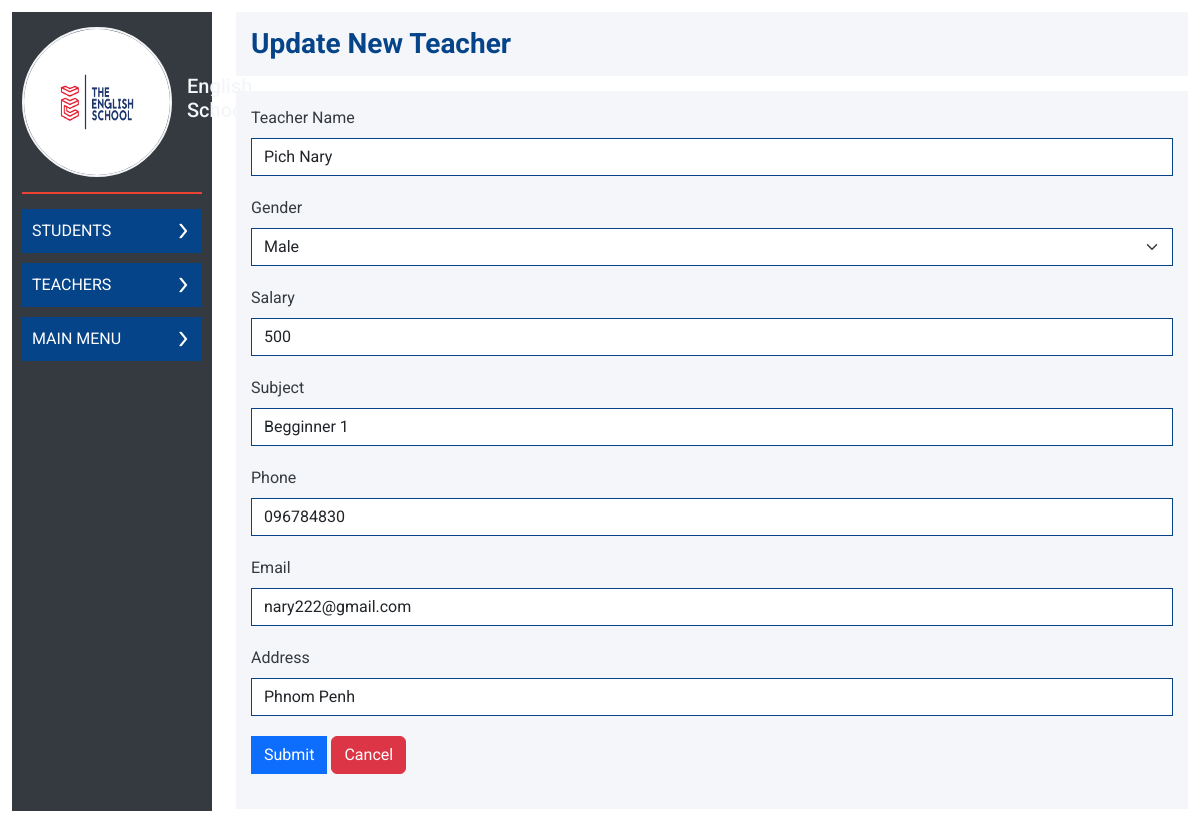
/admin/update_teacher_data.php?id=1, run on the app's committed database.
### tables this page shows
CREATE TABLE IF NOT EXISTS `teachers` (
  `teaID` int NOT NULL AUTO_INCREMENT,
  `teaName` varchar(250) DEFAULT NULL,
  `teaSex` varchar(100) DEFAULT NULL,
  `teaSalary` float DEFAULT NULL,
  `teaSubject` varchar(250) DEFAULT NULL,
  `teaPhone` varchar(250) DEFAULT NULL,
  `teaEmail` varchar(250) DEFAULT NULL,
  `teaAddress` varchar(250) DEFAULT NULL,
  PRIMARY KEY (`teaID`)
);

### admin/update_teacher_data.php (the view, shortened to what this page needs)
<?php
    include('sidebar.php');
    $tea_id = $_GET['id'];
    $conn = new mysqli('localhost','root','','rupp_test');
    $sql = "SELECT * FROM `teachers` WHERE `teaID`='$tea_id'";
    $rs = $conn->query($sql);
    $row = mysqli_fetch_assoc($rs);
    $male = "";
    if($row['teaSex'] == 'Female'){
        $female = 'selected';
    }else{
        $male = 'selected';
    }
?>
                <div class="col-10">
                    <div class="content-right">
                        <div class="top">
                            <h3>Update New Teacher</h3>
                        </div>
                        <div class="bottom">
                            <figure>
                                <form method="post" enctype="multipart/form-data">
                                    <div class="form-group">
                                        <label>Teacher Name</label>
                                        <input value="<?php echo $row['teaName'] ?>"  type="text" class="form-control" name="teacher_name_update">
                                    </div>
                                    <div class="form-group">
                                        <label>Gender</label>
                                        <select class="form-select" name="teacher_gender_update">
                                            <option value="Male" <?php echo $male ?> >Male</option>
                                        </select>
                                    </div>
                                    <div class="form-group">
                                        <label>Salary</label>
                                        <input value="<?php echo $row['teaSalary'] ?>" type="text" class="form-control" name="teacher_salary_update">
                                    </div>
                                    <div class="form-group">
                                        <label>Subject</label>
                                        <input value="<?php echo $row['teaSubject'] ?>" type="text" class="form-control" name="teacher_subject_update">
                                    </div>
                                    <div class="form-group">
                                        <label>Phone</label>
                                        <input value="<?php echo $row['teaPhone'] ?>" type="text" class="form-control" name="teacher_phone_update">
                                    </div>
                                    <div class="form-group">
                                        <label>Email</label>
                                        <input value="<?php echo $row['teaEmail'] ?>" type="text" class="form-control" name="teacher_email_update">
                                    </div>
                                    <div class="form-group">
                                        <label>Address</label>
                                        <input value="<?php echo $row['teaAddress'] ?>" type="text" class="form-control" name="teacher_address_update">
                                    </div>
                                    <div class="form-group">
                                        <button name="btn_update_teacher" type="submit" class="btn btn-primary">Submit</button>
                                        <a href="view-teacher.php" class="btn btn-danger">Cancel</a>
                                    </div>
                                </form>
                            </figure>
                        </div>
                    </div>
                </div>
            </div>
        </div>
    </main>
</body>
</html>

### admin/assets/style/theme.css (style rules this page uses)
:root { --black : #343A40; --orange : #EA4335; --blue : #064489; --white : #FFFFFF; --blur-gray : #F4F6F9; }
* { font-family: 'Roboto', sans-serif !important; }
a { text-decoration: none !important; }
.col-10 { flex: 0 0 auto; width: 81.333333% !important; }
.admin .content-right .bottom , .admin .content-right .top { padding: 15px; margin-bottom: 15px; background-color: var(--blur-gray); }
.admin .content-right .top h3 { color: var(--blue); margin-bottom: 0px; font-weight: bold; }
.admin .content-right .bottom label { color: var(--black); margin-bottom: 8px; }
.admin .content-right .bottom .form-group { margin-bottom: 20px; }
.admin .content-right .bottom .form-select , .admin .content-right .bottom .form-control { border-radius: 0px; border: 1px solid var(--blue); }
.admin .content-right .bottom { min-height: 87.5vh; }
.admin .content-right .bottom button { border-radius: 0px; }

### data on the page
teachers: teacher_name_update "Pich Nary", teacher_salary_update "500", teacher_subject_update "Begginner 1", teacher_phone_update "096784830", teacher_email_update "nary222@gmail.com", teacher_address_update "Phnom Penh"
